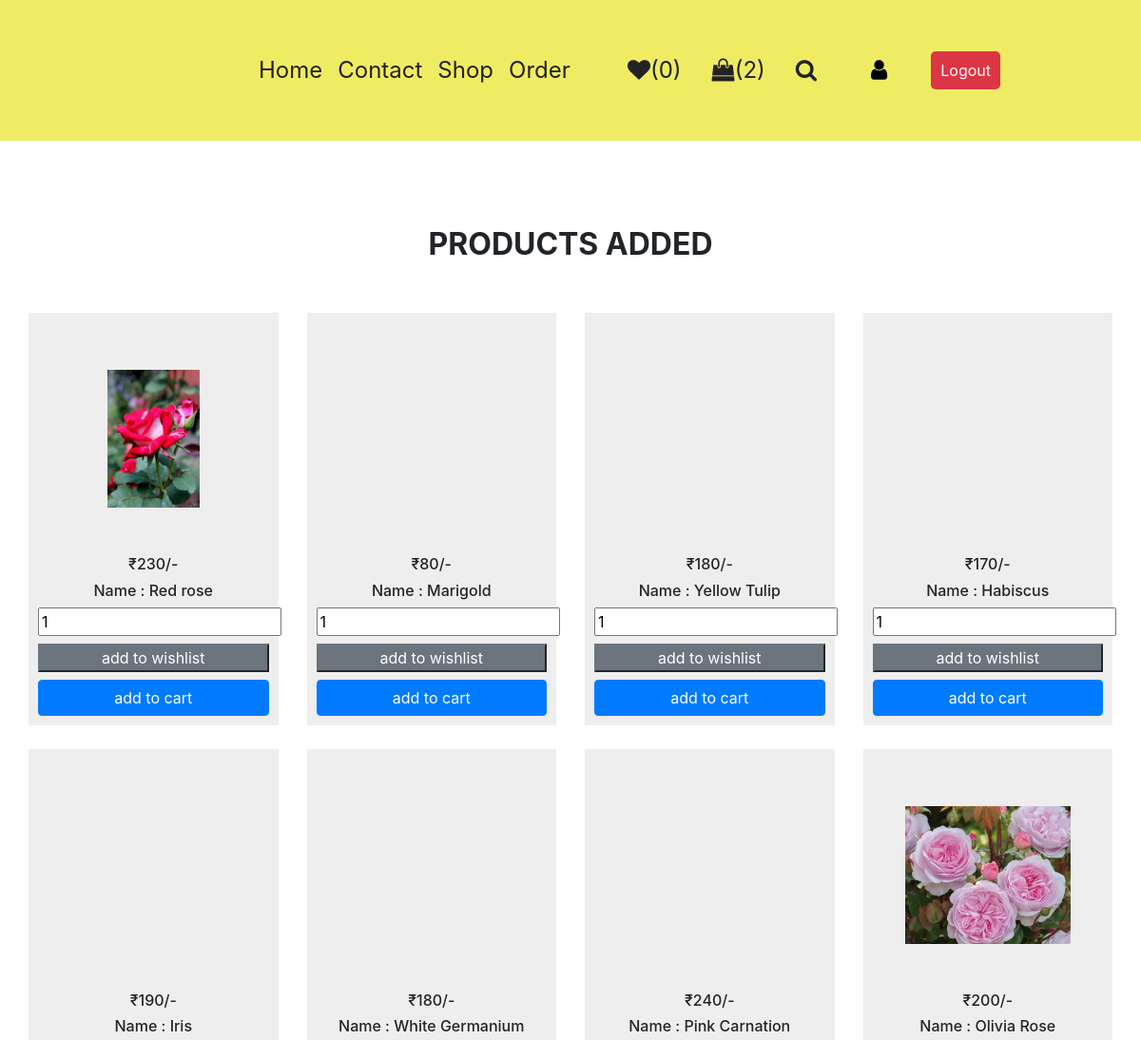
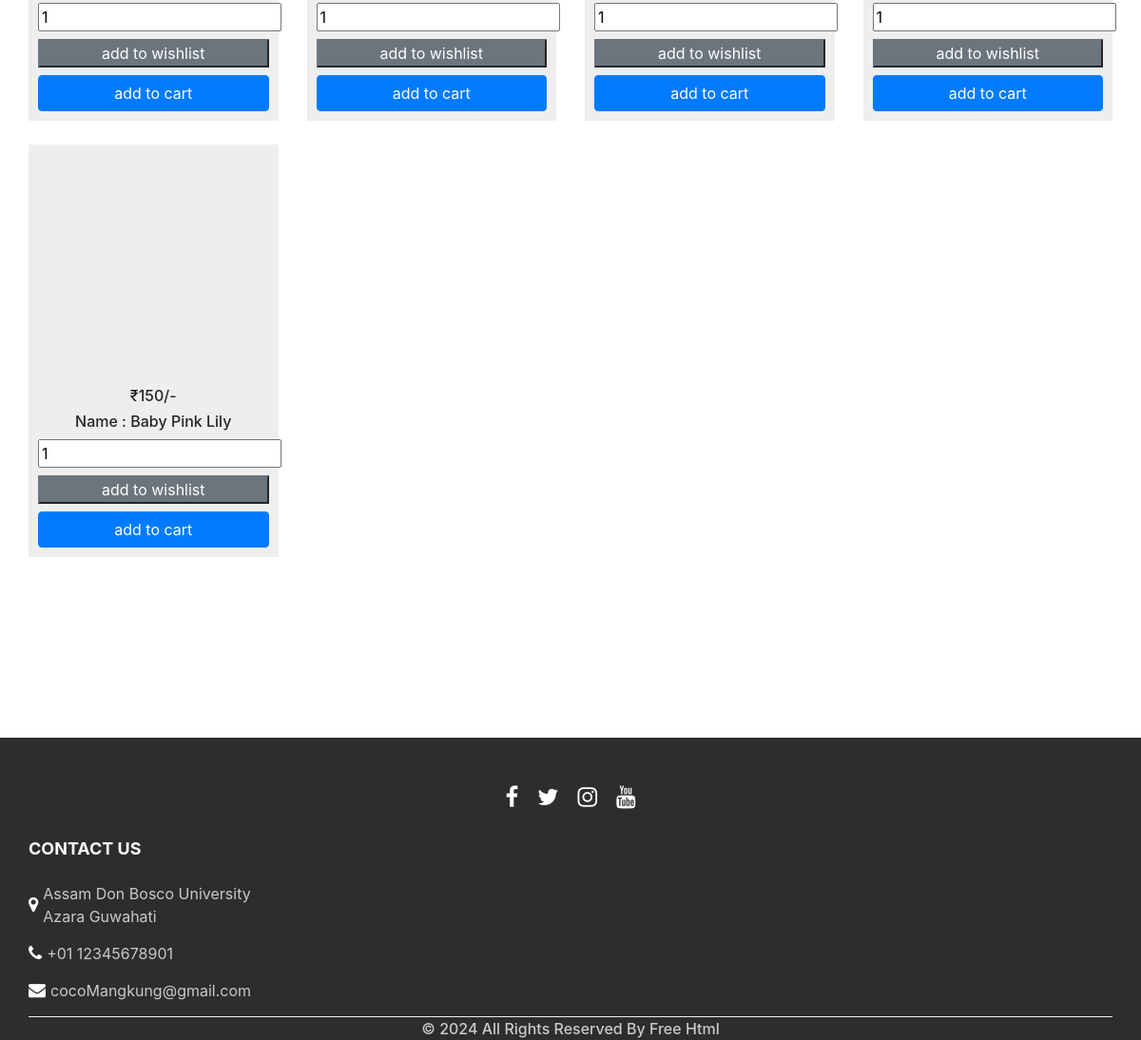
The page /shop.php (signed in) on the database its author committed (2 pictures, top to bottom).
### tables this page shows
CREATE TABLE `products` (
  `id` int(100) NOT NULL,
  `name` varchar(100) NOT NULL,
  `details` varchar(500) NOT NULL,
  `price` int(100) NOT NULL,
  `image` varchar(100) NOT NULL,
  `qty` int(100) NOT NULL
);

### shop.php (the view, shortened to what this page needs)
<?php
@include 'config.php';
$user_id = $_SESSION['user_id'];
?>
<!DOCTYPE html>
<html lang="en">
<head>
   <link rel="stylesheet" href="css_page/style1.css">
</head>
<body>
<?php @include 'heading.php'; ?>
<section class="shop_section layout_padding">
<div class="container">
        <div class="heading_container heading_center">
            <h2>Products Added</h2>
        </div>
   <div class="row">
      <?php
         $select_products = mysqli_query($conn, "SELECT * FROM `products`") or die('query failed');
         if(mysqli_num_rows($select_products) > 0){
            while($fetch_products = mysqli_fetch_assoc($select_products)){
      ?>
            <div class="col-sm-6 col-md-4 col-lg-3">
                <div class="box">
      <form action="" method="POST">
         <a href="view_page.php?pid=<?php echo $fetch_products['id']; ?>">
            <div class="img-box">
         <img src="uploaded_img/<?php echo $fetch_products['image']; ?>" alt="">
            </div>
        </a>
        <div class="detail-boxs">
         <h6>₹<?php echo $fetch_products['price']; ?>/-</h6>
         <h6>Name : <?php echo $fetch_products['name']; ?></h6>
            </div>
        <div class="button-box">
         <input type="number" name="product_quantity" value="1" min="0" class="qty mb-2">
         <input type="submit" value="add to wishlist" name="add_to_wishlist" class="option-btn btn-block mb-2 btn-secondary">
         <input type="submit" value="add to cart" name="add_to_cart" class="btn btn-block btn-primary">
            </div>
      </form>
            </div>
            </div>
      <?php
         }
      }else{
         echo '<p class="empty">no products added yet!</p>';
      }
      ?>
   </div>
</section>
<?php @include 'footing.php'; ?>
</body>
</html>

### heading.php (shortened to what this page needs)
<!DOCTYPE html>
<html>
  <head>
    <link
      rel="stylesheet"
      type="text/css"
      href="https://cdnjs.cloudflare.com/ajax/libs/OwlCarousel2/2.3.4/assets/owl.carousel.min.css"
    />
    <link rel="stylesheet" type="text/css" href="css_page/bootstrap.css" />
    <link href="css_page/heading2.css" rel="stylesheet" />
    <link href="css_page/responsive.css" rel="stylesheet" />
  </head>
  <body>
      <header class="header_section">
        <nav>
         <div class="flex">
            <a href="home.php" class="logo">
              </a>
              <nav class="navbar navbar-expand-lg custom_nav-container">
          <div class="collapse navbar-collapse" id="navbarSupportedContent">
            <ul class="navbar-nav">
              <li class="nav-item active">
                <a class="nav-link" href="home.php"
                  >Home <span class="sr-only">(current)</span></a
                >
              </li>
              <li class="nav-item">
                <a class="nav-link" href="contact.php"> Contact </a>
              </li>
              <li class="nav-item">
                <a class="nav-link" href="shop.php"> Shop </a>
              </li>
              <li class="nav-item">
                <a class="nav-link" href="orders.php">Order </a>
              </li>
            </ul>
            </div>
              <?php
                $select_wishlist_count = mysqli_query($conn, "SELECT * FROM `wishlist` WHERE user_id = '$user_id'") or die('query failed whistlist');
                $wishlist_num_rows = mysqli_num_rows($select_wishlist_count);
            ?>
            <a href="wishlist.php" class="nav-link"><i class="fa fa-heart "></i><span>(<?php echo $wishlist_num_rows; ?>)</span></a>
            <?php
                $select_cart_count = mysqli_query($conn, "SELECT * FROM `cart` WHERE user_id = '$user_id'") or die('query failed');
                $cart_num_rows = mysqli_num_rows($select_cart_count);
            ?>
              <a href="cart.php" class="nav-link">
                <i class="fa fa-shopping-bag" aria-hidden="true"></i><span>(<?php echo $cart_num_rows; ?>)</span>
              </a>
              <a href="search_item.php" class="nav-link">
                <i class="fa fa-search" aria-hidden="true"></i>
              </a>
            <div class="user_option">
              <a href="users_info.php" class="nav-link">
                <i class="fa fa-user" aria-hidden="true"></i>
              </a>
          </div>
          <div>
          <a href="logout.php" class="delete-btn btn-danger" style="padding:10px; border-radius:5px">Logout</a>
          </div>
          </div>
        </nav>
      </header>
</body>
</html>

### footing.php (shortened to what this page needs)
<!DOCTYPE html>
<html>
  <head>
    <link
      rel="stylesheet"
      type="text/css"
      href="https://cdnjs.cloudflare.com/ajax/libs/OwlCarousel2/2.3.4/assets/owl.carousel.min.css"
    />
    <link rel="stylesheet" type="text/css" href="css_page/bootstrap.css" />
    <link href="css_page/footer.css" rel="stylesheet" />
    <link href="css_page/responsive.css" rel="stylesheet" />
  </head>
  <body>
    <div>
<section class="info_section layout_padding2-top">
      <div class="social_container">
        <div class="social_box">
          <a href="https://www.facebook.com/">
            <i class="fa fa-facebook" aria-hidden="true"></i>
          </a>
          <a href="https://x.com/?mx=2">
            <i class="fa fa-twitter" aria-hidden="true"></i>
          </a>
          <a href="https://www.instagram.com/">
            <i class="fa fa-instagram" aria-hidden="true"></i>
          </a>
          <a href="https://www.youtube.com/">
            <i class="fa fa-youtube" aria-hidden="true"></i>
          </a>
        </div>
      </div>
      <div class="info_container">
        <div class="container">
          <div class="row">
            <div class="col-md-6 col-lg-3">
              <h6>CONTACT US</h6>
              <div class="info_link-box">
                <a href="">
                  <i class="fa fa-map-marker" aria-hidden="true"></i>
                  <span>Assam Don Bosco University Azara Guwahati </span>
                </a>
                <a href="">
                  <i class="fa fa-phone" aria-hidden="true"></i>
                  <span>+01 12345678901</span>
                </a>
                <a href="">
                  <i class="fa fa-envelope" aria-hidden="true"></i>
                  <span> cocoMangkung@gmail.com</span>
                </a>
              </div>
            </div>
          </div>
        </div>
      </div>
      <footer class="footer_section">
        <div class="container">
          <p>
            &copy; <span id="displayYear"></span> All Rights Reserved By
            <a href="https://html.design/">Free Html</a>
          </p>
        </div>
      </footer>
    </section>
</div>
  </body>
</html>

### css_page/style1.css (style rules this page uses)
body { font-family: "poppins", sans-serif; color: #101010; background-color: #ffffff; }
.layout_padding { padding-top: 90px; padding-bottom: 90px; }
.layout_padding2-top { padding-top: 45px; }
.heading_container { display: -webkit-box; display: -ms-flexbox; display: flex; -webkit-box-orient: vertical; -webkit-box-direction: normal; -ms-flex-direction: column; flex-direction: column; }
.heading_container h2 { text-transform: uppercase; font-weight: bold; }
.heading_container.heading_center { -webkit-box-align: center; -ms-flex-align: center; align-items: center; text-align: center; }
.header_section { position: sticky; top: 0; left: 0; right: 0; z-index: 1000; background-color: rgb(239, 236, 100); box-shadow: var(--box-shadow); }
.logo { width: 200px; border-radius: 50%; position: absolute; left: 20px; position: relative; left: -117px; }
.header_section .flex { margin: 0 auto; color: #fff; display: flex; align-items: center; justify-content: space-between; padding: 1.5rem 2rem; max-width: 1200px; position: relative; }
.navbar { margin: 0; padding: 0; width: 100%; }
a, a:hover, a:focus { text-decoration: none; }
.shop_section .heading_container { margin-bottom: 20px; }
.shop_section .box { background-color: #eeeeee; position: relative; padding: 10px; margin-top: 25px; }
.shop_section .box a { color: #000000; }
.shop_section .box .img-box { display: -webkit-box; display: -ms-flexbox; display: flex; -webkit-box-pack: center; -ms-flex-pack: center; justify-content: center; -webkit-box-align: center; -ms-flex-align: center; align-items: center; padding: 15px 30px; height: 245px; }
.shop_section .box .img-box img { max-width: 100%; max-height: 145px; object-fit: cover; }
.shop_section .box .detail-boxs h6 { text-align: center; }
a { text-decoration: none; }

### css_page/heading2.css (style rules this page uses)
.header_section { position: sticky; top: 0; left: 0; right: 0; z-index: 1000; background-color: rgb(239, 236, 100); box-shadow: var(--box-shadow); }
.logo { width: 100px; border-radius: 50%; position: absolute; left: 20px; position: relative; left: -117px; }
.header_section .flex { margin: 0 auto; color: #fff; display: flex; align-items: center; justify-content: space-between; padding: 1.5rem 2rem; max-width: 1000px; position: relative; }
.navbar { margin: 0; padding: 0; width: 100%; }
.btn, .btn:focus { outline: none !important; -webkit-box-shadow: none; box-shadow: none; }
.custom_nav-container { z-index: 99999; padding: 0; -webkit-box-orient: vertical; -webkit-box-direction: normal; -ms-flex-direction: column; flex-direction: column; -webkit-box-align: center; -ms-flex-align: center; align-items: center; }
.user_option { display: -webkit-box; display: -ms-flexbox; display: flex; -webkit-box-align: center; -ms-flex-align: center; align-items: center; margin-left: 25px; }
.user_option a { margin-right: 25px; color: #000000; }
.nav-link { font-size: 1.5em; color: #232222; }

### css_page/responsive.css (style rules this page uses)
@media (min-width: 1200px) { .container { max-width: 1170px; } }

### css_page/footer.css (style rules this page uses)
.info_section { position: relative; background-color: #2d2d2d; color: #ffffff; top: 100px; margin: 0; }
.info_section .social_container { -webkit-box-pack: center; -ms-flex-pack: center; justify-content: center; }
.info_section .social_container .social_box { display: -webkit-box; display: -ms-flexbox; display: flex; -webkit-box-align: center; -ms-flex-align: center; align-items: center; -webkit-box-pack: center; -ms-flex-pack: center; justify-content: center; }
.info_section .social_container .social_box a { margin: 0 10px; color: #ffffff; font-size: 24px; }
.info_section .row > div { margin-top: 25px; }
.info_section a { text-transform: none; }
.info_section h6 { font-weight: bold; text-transform: uppercase; font-size: 18px; margin-bottom: 25px; }
.info_section p { color: #cbc9c9; }
.info_section .info_link-box a { display: -webkit-box; display: -ms-flexbox; display: flex; -webkit-box-align: center; -ms-flex-align: center; align-items: center; margin: 15px 0; }
.info_section .info_link-box a i { color: #ffffff; margin-right: 5px; font-size: 18px; }
.info_section .info_link-box a span { color: #cbc9c9; }
.footer_section { font-weight: 500; }
.footer_section p { margin: 0 auto; text-align: center; border-top: 1.5px solid #eeeeee; }
.footer_section a { color: #cbc9c9; }

### rows shown on the page
products: image (picture), price "230", name "Red rose"
products: price "80", name "Marigold"
products: price "180", name "Yellow Tulip"
products: price "170", name "Habiscus"
products: price "190", name "Iris"
products: price "180", name "White Germanium"
products: price "240", name "Pink Carnation"
products: image (picture), price "200", name "Olivia Rose"
products: price "150", name "Baby Pink Lily"

### other values the page prints
$wishlist_num_rows "0"
$cart_num_rows "2"
